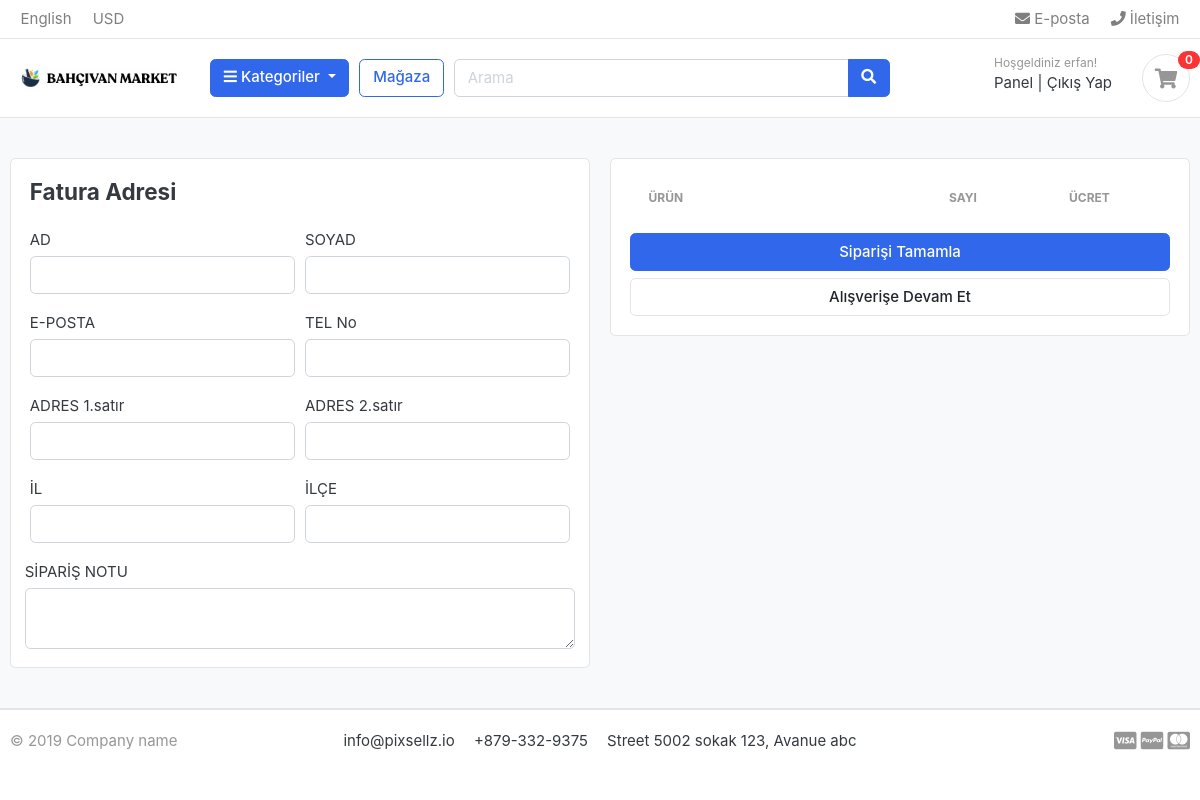
Page /cart/checkout/ (signed in) on the earlier database version.
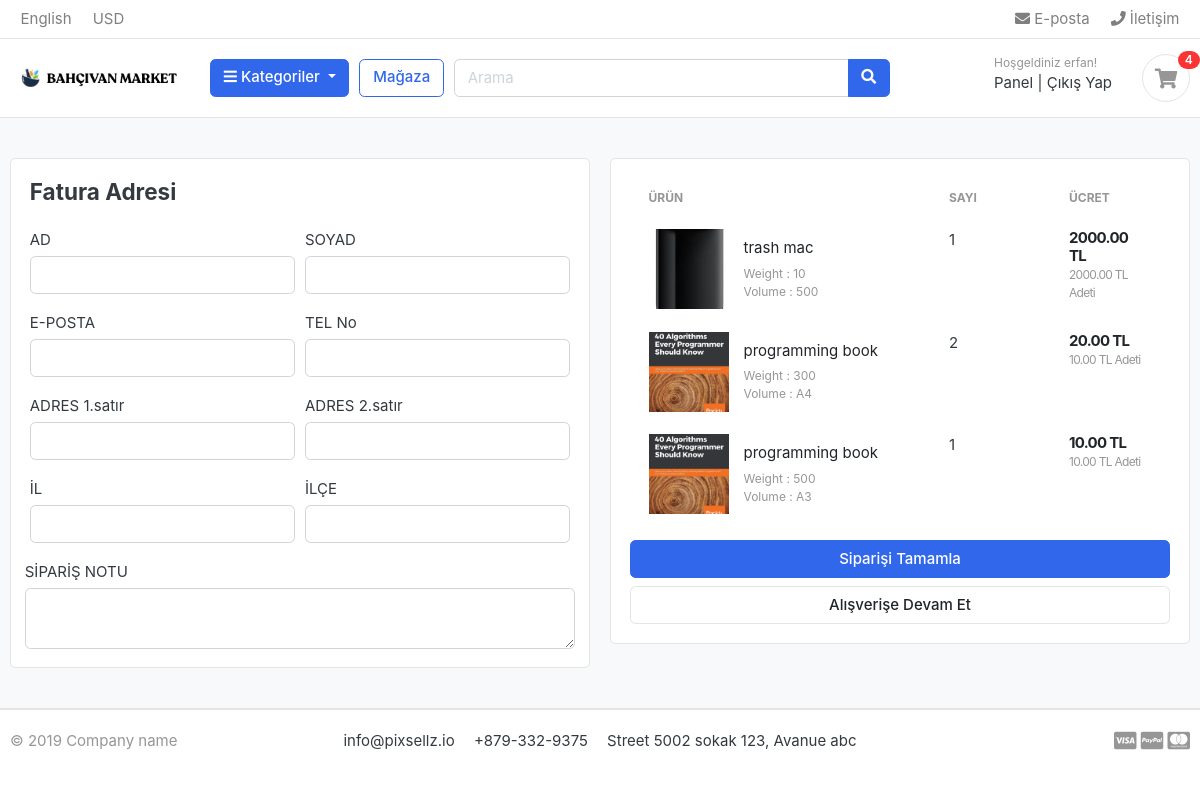
Same page on the later database version.
### carts/models.py (models this page shows, shortened)
class CartItem(models.Model):
    user = models.ForeignKey(Account,on_delete=models.CASCADE,null=True)
    product = models.ForeignKey(Product, on_delete=models.CASCADE)
    variations = models.ManyToManyField(Variation,blank=True)
    cart = models.ForeignKey(Cart, on_delete=models.CASCADE,null=True)
    quantity = models.IntegerField()
    is_active = models.BooleanField(default=True)
    def sub_total(self):
        return self.product.price * self.quantity

### store/models.py (models this page shows, shortened)
class Product(models.Model):
    product_name = models.CharField(max_length=200, unique=True)
    slug = models.SlugField(max_length=200, unique=True)
    product_description = models.TextField(max_length=500, blank=True)
    price = models.DecimalField(max_digits=6, decimal_places=2)
    image = models.ImageField(upload_to='photos/product')
    stock  = models.IntegerField()
    is_avalible = models.BooleanField(default=True)
    category = models.ForeignKey(Category, on_delete=models.CASCADE)
    created_date  = models.DateTimeField(auto_now_add=True)
    modified_date = models.DateTimeField(auto_now = True)
    def get_url(self):
        return reverse('product_detail',args=[self.category.slug,self.slug])

class Variation(models.Model):
    product = models.ForeignKey(Product, on_delete=models.CASCADE)
    variation_category = models.CharField(max_length=50,choices=variation_category_choice)
    variation_value = models.CharField(max_length=255)
    is_active = models.BooleanField(default=True)
    created_date = models.DateTimeField(auto_now=True)
    objects = VariationManager()

### carts/views.py (the view)
# urls.py: path('checkout/',views.checkout,name='checkout'),
@login_required(login_url='login')
def checkout(request,total=0,quantity=0,cart_items=None):
    try:
        grand_total = 0
        if request.user.is_authenticated:
            cart_items = CartItem.objects.filter(user=request.user, is_active= True)
        else:
            cart = Cart.objects.get(cart_id= _cart_id(request))
            cart_items = CartItem.objects.filter(cart=cart, is_active= True)
        for cart_item in cart_items:
            total += (cart_item.product.price * cart_item.quantity)
            quantity+= cart_item.quantity
        grand_total = total
    except ObjectDoesNotExist:
        pass
    context = {
        'total':total,
        'quantity':quantity,
        'cart_items':cart_items,
        'grand_total': grand_total,
    }
    return render(request,'store/checkout.html',context)

### carts/context_processors.py (called while the page is built)
def counter(request):
    cart_count = 0
    if 'admin' in request.path:
        return {}
    else:
        try:
            cart = Cart.objects.filter(cart_id = _cart_id(request))
            if request.user.is_authenticated:
                cart_items = CartItem.objects.all().filter(user= request.user)
            else:
                cart_items = CartItem.objects.all().filter(cart=cart[:1])
            for cart_item in cart_items:
                cart_count += cart_item.quantity
        except Cart.DoesNotExist:
            cart_count = 0
    return dict(cart_count=cart_count)

### carts/views.py (called while the page is built)
def _cart_id(request):
    cart = request.session.session_key
    if not cart:
        cart = request.session.create()
    return cart

### category/context_processors.py (called while the page is built)
def menu_links(request):
    links = Category.objects.all()
    return dict(links=links)

### category/models.py (called while the page is built)
    def get_url(self):
        return reverse('products_by_category',args = [self.slug ])

### templates/store/checkout.html (shortened to what the changed rows need)
{% extends 'base.html' %}
{% load static %}
{% block content %}
<section class="section-content padding-y bg">
    <div class="container">
        <div class="row">
            <aside class="col-lg-6">
    <div class="card">
        <div class="card-body">
            <table class="table table-borderless table-shopping-cart">
                <thead class="text-muted">
                    <tr class="small text-uppercase">
                        <th scope="col">ÜRÜN</th>
                        <th scope="col" width="120">SAYI</th>
                        <th scope="col" width="120">ÜCRET</th>
                    </tr>
                </thead>
                <tbody>
                    {% for cart_item in cart_items %}
                    <tr>
                        <td>
                            <figure class="itemside align-items-center">
                                <div class="aside"><img src="{{ cart_item.product.image.url }}" class="img-sm"></div>
                                <figcaption class="info">
                                    <a href="{{ cart_item.product.get_url }}" class="title text-dark">{{ cart_item.product.product_name }}</a>
                                    <p class="text-muted small">
                                        {% if cart_item.variations.all %}
                                        {% for item in cart_item.variations.all %}
                                        {{ item.variation_category | capfirst }} : {{ item.variation_value | capfirst }} <br>
                                        {% endfor %}
                                        {% endif %}
                                    </p>
                                </figcaption>
                            </figure>
                        </td>
                        <td>
                            <label for="">{{cart_item.quantity}}</label>
                        </td>
                        <td>
                            <div class="price-wrap">
                                <var class="price">{{ cart_item.sub_total }} TL</var>
                                <small class="text-muted"> {{ cart_item.product.price }} TL Adeti</small>
                            </div>
                        </td>
                    </tr>
                    {% endfor %}
                </tbody>
            </table>
        </div>
    </div>
</aside>
    </div>
</div>
</section>
{% endblock %}

### templates/includes/navbar.html (shortened to what this page needs)
{% load static %}
<header class="section-header">
    <nav class="navbar p-md-0 navbar-expand-sm navbar-light border-bottom">
    <div class="container">
      <div class="collapse navbar-collapse" id="navbarTop4">
        <ul class="navbar-nav mr-auto">
            <li class="nav-item dropdown">
                 <a href="#" class="nav-link">   English </a>
            </li>
            <li class="nav-item dropdown">
                <a href="#" class="nav-link"> USD </a>
            </li>
        </ul>
        <ul class="navbar-nav">
            <li><a href="#" class="nav-link"> <i class="fa fa-envelope"></i> E-posta </a></li>
            <li><a href="#" class="nav-link"> <i class="fa fa-phone"></i> İletişim </a></li>
        </ul>
      </div>
    </div>
    </nav>
    <section class="header-main border-bottom">
        <div class="container">
    <div class="row align-items-center">
        <div class="col-lg-2 col-md-3 col-6">
            <a href="{% url 'home' %}" class="brand-wrap">
                <img class="logo" src="{% static './images/bahcivan_logo.png' %}">
            </a>
        </div>
        <div class="col-lg col-sm col-md col-6 flex-grow-0">
            <div class="category-wrap dropdown d-inline-block float-right">
                <button type="button" class="btn btn-primary dropdown-toggle" data-toggle="dropdown">
                    <i class="fa fa-bars"></i> Kategoriler
                </button>
            </div>
        </div>
        <a href="{% url 'store' %}" class="btn btn-outline-primary">Mağaza</a>
        <div class="col-lg  col-md-6 col-sm-12 col">
            <form action="{% url 'search'%}" class="search" method='GET'>
                <div class="input-group w-100">
                    <input type="text" class="form-control" style="width:60%;" placeholder="Arama" name="keyword">
                    <div class="input-group-append">
                      <button class="btn btn-primary" type="submit">
                        <i class="fa fa-search"></i>
                      </button>
                    </div>
                </div>
            </form>
        </div>
        <div class="col-lg-3 col-sm-6 col-8 order-2 order-lg-3">
                    <div class="d-flex justify-content-end mb-3 mb-lg-0">
                        {% if user.id is None %}
                        <div class="widget-header">
                            <small class="title text-muted">Hoşgeldiniz Misafir!</small>
                            <div>
                                <a href="{% url 'login' %}">Giriş Yap</a> <span class="dark-transp"> | </span>
                                <a href="{% url 'register' %}"> Üye Ol</a>
                            </div>
                        </div>
                        {% else %}
                        <div class="widget-header">
                            <small class="title text-muted">Hoşgeldiniz {{ user.first_name }}! </small>
                            <div>
                                <a href="{% url 'dashboard' %}">Panel</a> <span class="dark-transp"> | </span>
                                <a href="{% url 'logout' %}">Çıkış Yap</a>
                            </div>
                        </div>
                        {% endif %}
                        <a href="{% url 'cart' %}" class="widget-header pl-3 ml-3">
                            <div class="icon icon-sm rounded-circle border"><i class="fa fa-shopping-cart"></i></div>
                            <span class="badge badge-pill badge-danger notify">{{ cart_count }}</span>
                        </a>
                    </div>
                </div>
    </div>
        </div>
    </section>
</header>

Differences in the rows shown:
added CartItem: product.image (picture), product.product_name "trash mac", quantity "1", sub_total "2000.00", product.price "2000.00"
now on this page (row unchanged): Variation: variation_category "Weight", variation_value "10", shown under "trash mac"
now on this page (row unchanged): Variation: variation_category "Volume", variation_value "500", shown under "trash mac"
added CartItem: product.image (picture), product.product_name "programming book", quantity "2", sub_total "20.00", product.price "10.00"
now on this page (row unchanged): Variation: variation_category "Weight", variation_value "300", shown under "programming book"
now on this page (row unchanged): Variation: variation_category "Volume", variation_value "A4", shown under "programming book"
added CartItem: product.image (picture), product.product_name "programming book", quantity "1", sub_total "10.00", product.price "10.00"
now on this page (row unchanged): Variation: variation_category "Weight", variation_value "500", shown under "programming book"
now on this page (row unchanged): Variation: variation_category "Volume", variation_value "A3", shown under "programming book"
Other differences:
{{ cart_count }}: "0" → "4"
